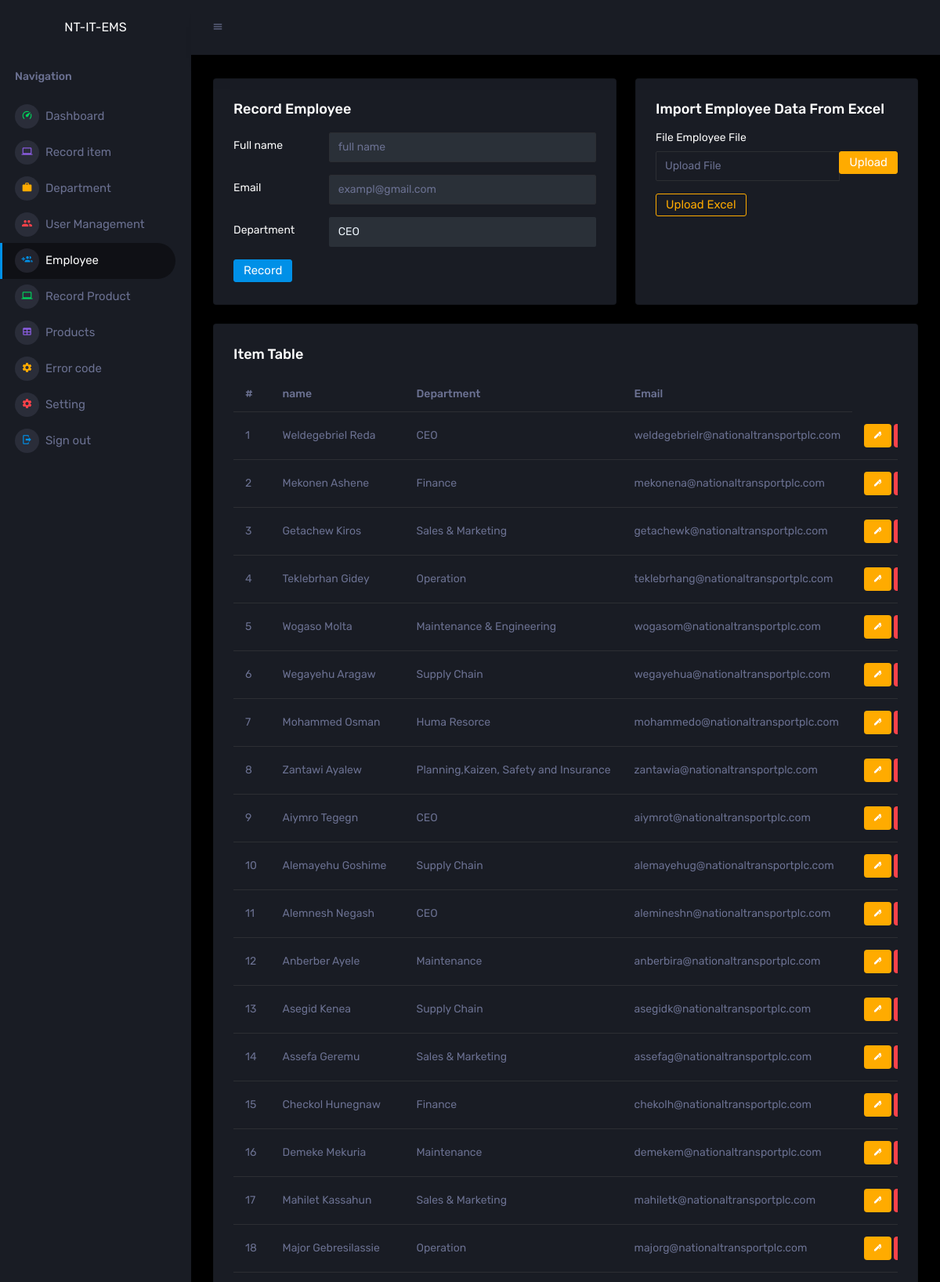
Screenshot of /dashboard/employee.php (signed in, upper part) with the database file from the repository.
### tables this page shows
CREATE TABLE `employee` (
  `id` int(11) NOT NULL,
  `name` varchar(255) NOT NULL,
  `dep` varchar(255) NOT NULL,
  `email` varchar(255) NOT NULL
);

### dashboard/employee.php (the view, shortened to what this page needs)
<?php
include_once "header.PHP";
?>
<link rel="stylesheet" href="../assets/css/u.css">
<div class="main-panel">
    <div class="content-wrapper">
        <div class="row">
            <div class="col-md-7 grid-margin stretch-card">
                <div class="card">
                    <div class="card-body">
                        <h4 class="card-title"><?php echo isset($_GET['id']) ? "Update Employee Record" : "Record  Employee" ?></h4>
                        <form class="forms-sample" action="../backend/employeeRecord.php" method="post" enctype="multipart/form-data">
                            <div class="form-group row">
                                <label for="exampleInputUsername2" class="col-sm-3 col-form-label">Full name</label>
                                <div class="col-sm-9">
                                    <input type="text" class="form-control" id="exampleInputUsername2" name="fname" placeholder="full name" value="<?php echo isset($_GET['id']) ? $employeeData['name'] : '' ?>">
                                </div>
                            </div>
                            <div class="form-group row">
                                <label for="exampleInputUsername2" class="col-sm-3 col-form-label">Email</label>
                                <div class="col-sm-9">
                                    <input type="email" class="form-control" id="exampleInputUsername2" name="email" placeholder="exampl@gmail.com" value="<?php echo isset($_GET['id']) ? $employeeData['email'] : '' ?>">
                                </div>
                            </div>
                            <div class="form-group row">
                                <label for="exampleInputUsername2" class="col-sm-3 col-form-label">Department</label>
                                <div class="col-sm-9">
                                    <select name="dep" id="" class="form-control">
                                        <?php
                                        $stm = $db->prepare("SELECT * FROM department");
                                        $stm->execute();
                                        foreach ($stm->fetchAll() as $item) { ?>
                                            <option value="<?php echo $item['dep'] ?>" <?php if (isset($_GET['id'])) {
                                                                                            echo $employeeData['dep'] === $item['dep'] && 'selected';
                                                                                        }
                                                                                        ?>><?php echo $item['dep'] ?></option>
                                        <?php
                                        }
                                        ?>
                                    </select>
                                </div>
                            </div>
                            <button type="submit" class="btn btn-primary me-2"><?php echo isset($_GET['id']) ? "Update Record" : "Record" ?></button>
                        </form>
                    </div>
                </div>
            </div>
            <div class="col-md-5 grid-margin stretch-card">
                <div class="card">
                    <div class="card-body">
                        <h4 class="card-title">Import Employee Data from Excel</h4>
                        <form action="../backend/importEmployee.php" method="post" enctype="multipart/form-data">
                            <div class="form-group">
                                <label>File Employee File</label>
                                <div class="input-group col-xs-12">
                                    <input type="text" class="form-control file-upload-info" disabled placeholder="Upload File">
                                    <span class="input-group-append">
                                        <button class="file-upload-browse btn btn-warning" type="button">Upload</button>
                                    </span>
                                </div>
                            </div>
                            <button type="submit" class="btn btn-outline-warning me-2">Upload Excel</button>
                        </form>
                    </div>
                </div>
            </div>
        </div>
        <div class="col-lg-12 grid-margin stretch-card">
            <div class="card">
                <div class="card-body">
                    <h4 class="card-title">Item Table</h4>
                    <div class="table-responsive">
                        <table class="table">
                            <thead>
                                <tr>
                                    <th>#</th>
                                    <th>name</th>
                                    <th>Department</th>
                                    <th>Email</th>
                                </tr>
                            </thead>
                            <tbody>
                                <?php
                                $stm = $db->prepare("SELECT * FROM employee");
                                $stm->execute();
                                foreach ($stm->fetchAll() as $i => $row) {
                                ?>
                                    <tr>
                                        <td><?php echo ++$i ?></td>
                                        <td><?php echo $row['name'] ?></td>
                                        <td><?php echo $row['dep'] ?></td>
                                        <td><?php echo $row['email'] ?></td>
                                        <td><a href="employee.php?id=<?php echo $row['id'] ?>">
                                                <label class="badge badge-warning pointer"><i class="mdi mdi-pen"></i></label></a>
                                            <a href="../backend/removeItem.php?id=<?php echo $row['id'] ?>">
                                                <label class="badge badge-danger pointer"><i class="mdi mdi-delete-forever"></i></label></a>
                                        </td>
                                    </tr>
                                <?php  }
                                ?>
                            </tbody>
                        </table>
                    </div>
                </div>
            </div>
        </div>
    </div>
</div>
<?php
include_once "footer.PHP";
?>

### assets/css/u.css (style rules this page uses)
.form-control { color: aliceblue !important; }
.pointer { cursor: pointer; }

### rows the page displays
employee: name "Weldegebriel Reda", dep "CEO", email "weldegebrielr@nationaltransportplc.com"
employee: name "Mekonen Ashene", dep "Finance", email "mekonena@nationaltransportplc.com"
employee: name "Getachew Kiros", dep "Sales & Marketing", email "getachewk@nationaltransportplc.com"
employee: name "Teklebrhan Gidey", dep "Operation", email "teklebrhang@nationaltransportplc.com"
employee: name "Wogaso Molta", dep "Maintenance & Engineering", email "wogasom@nationaltransportplc.com"
employee: name "Wegayehu Aragaw", dep "Supply Chain", email "wegayehua@nationaltransportplc.com"
employee: name "Mohammed Osman", dep "Huma Resorce", email "mohammedo@nationaltransportplc.com"
employee: name "Zantawi Ayalew", dep "Planning,Kaizen, Safety and Insurance", email "zantawia@nationaltransportplc.com"
employee: name "Aiymro Tegegn", dep "CEO", email "aiymrot@nationaltransportplc.com"
employee: name "Alemayehu Goshime", dep "Supply Chain", email "alemayehug@nationaltransportplc.com"
employee: name "Alemnesh Negash", dep "CEO", email "alemineshn@nationaltransportplc.com"
employee: name "Anberber Ayele", dep "Maintenance", email "anberbira@nationaltransportplc.com"
employee: name "Asegid Kenea", dep "Supply Chain", email "asegidk@nationaltransportplc.com"
employee: name "Assefa Geremu", dep "Sales & Marketing", email "assefag@nationaltransportplc.com"
employee: name "Checkol Hunegnaw", dep "Finance", email "chekolh@nationaltransportplc.com"
employee: name "Demeke Mekuria", dep "Maintenance", email "demekem@nationaltransportplc.com"
employee: name "Mahilet Kassahun", dep "Sales & Marketing", email "mahiletk@nationaltransportplc.com"
employee: name "Major Gebresilassie", dep "Operation", email "majorg@nationaltransportplc.com"

### other values shown
form field dep "CEO"
